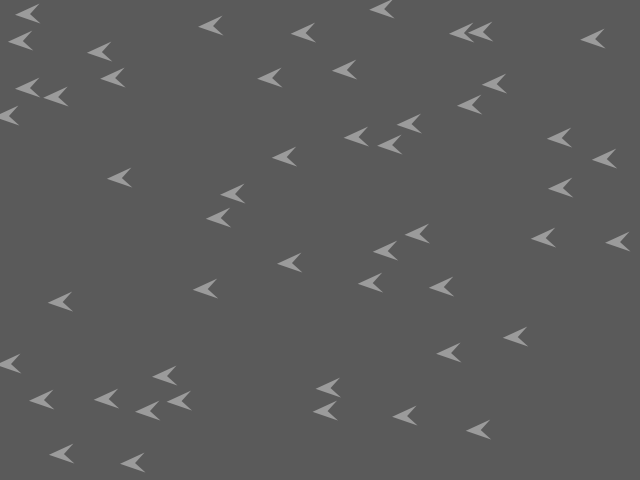
Frame 1 (no input)
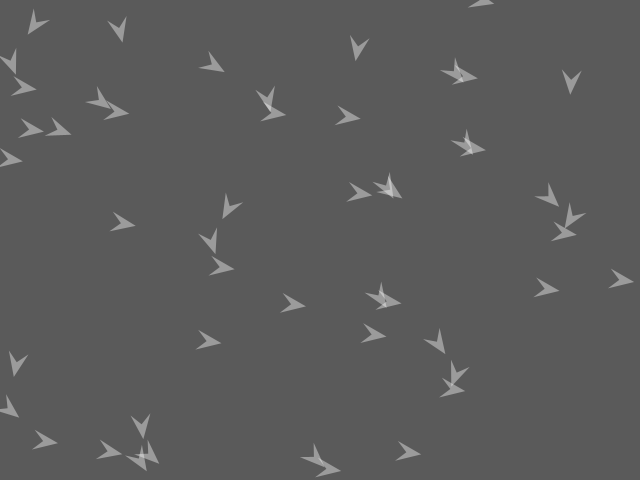
Frame 60 (the mouse pressed at the canvas centre just before this capture)
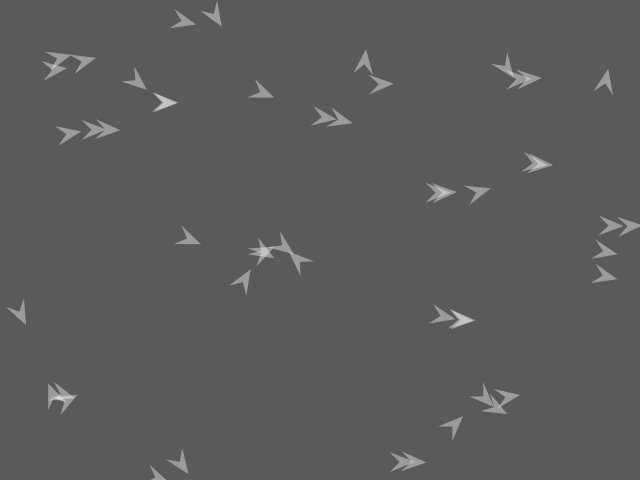
Frame 120 (the mouse held since frame 60 and released just before this capture)

The Processing sketch that drew these frames (run headless with seeded random() and noise(); from frame 60 on, the mouse is pressed at the canvas centre):

// Processing sketch: processing_163117
// ── processing_163117.pde

ArrayList<ComeUpNear> cuns;

void setup() {
  size(640, 480);
  cuns = new ArrayList<ComeUpNear>();

  for (int i=0; i<50; i++) {
    cuns.add(new ComeUpNear());
  }
}

void draw() {
  background(90);
  int len = cuns.size();
  for (int i=0; i<len; i++) {
    ComeUpNear c = cuns.get(i);
    c.setOthers(cuns);
    c.draw();
  }
}

class ComeUpNear {
  float x, y;
  float rad, speed;
  float tx, ty, trad;
  int age, life;
  ComeUpNear() {
    x = int(random(0, width));
    y = int(random(0, height));
    rad = PI;//random(0, PI*2);
    speed = random(0.8, 1.5);
  }

  void setOthers(ArrayList<ComeUpNear> _cuns) {
    if (_cuns.size() != 0) {
      ComeUpNear near = null;
      float minDist = 9999;
      int len = _cuns.size();
      for (int i=0; i<len; i++) {
        ComeUpNear c = _cuns.get(i);
        if (c != this) {
          float cDist = dist(x, y, c.x, c.y);
          if (cDist < minDist) {
            minDist = cDist;
            near = c;
          }
        }
      }
      if(near != null) {
        setTargetPt(near.x, near.y);
      }
    }
  }

  void setTargetPt(float _tx, float _ty) {
    tx = _tx;
    ty = _ty;
    trad = atan2((ty-y), (tx-x));
  }

  void draw() {
    //rad += (trad-rad) / 10;
    float distRad = trad - rad;
    if (distRad > 0.05) {
      rad += 0.05;
    }
    else if (distRad < -0.05) {
      rad -= 0.05;
    }
    else {
      rad = trad;
    }

    float addX = cos(rad)*speed;
    float addY = sin(rad)*speed;

    x += addX;
    y += addY;

    if (x > width) {
      x = width - x;
    }
    if (y > height) {
      y = height - y;
    }

    pushMatrix();
    translate(x, y);
    rotate(rad+PI/2);

    noStroke();
    fill(255, 100);
    beginShape();
    vertex(0, 0);
    vertex(10, 10);
    vertex(0, -15);
    vertex(-10, 10);
    endShape(CLOSE);

    popMatrix();
  }
}
